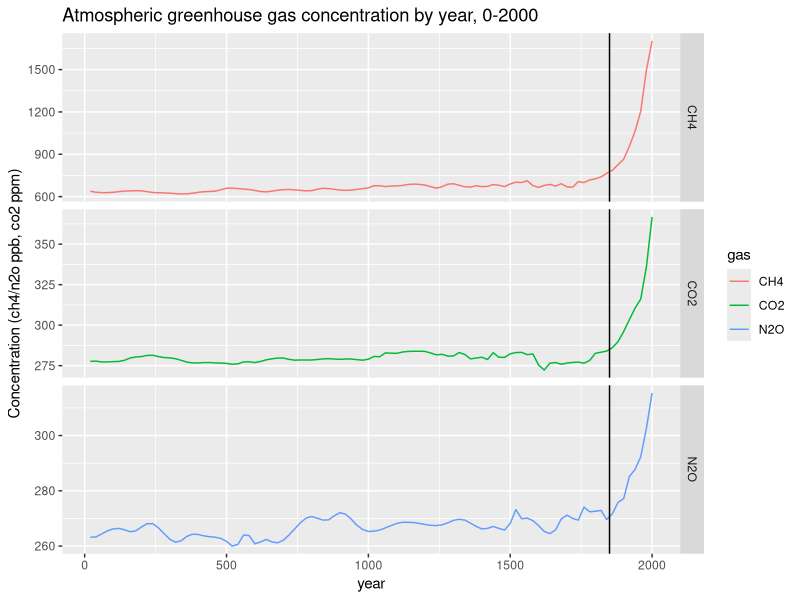
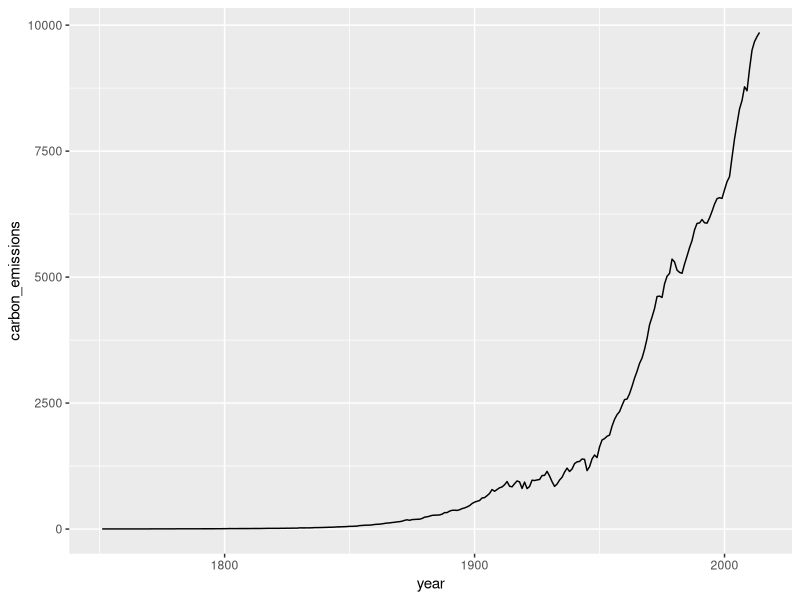
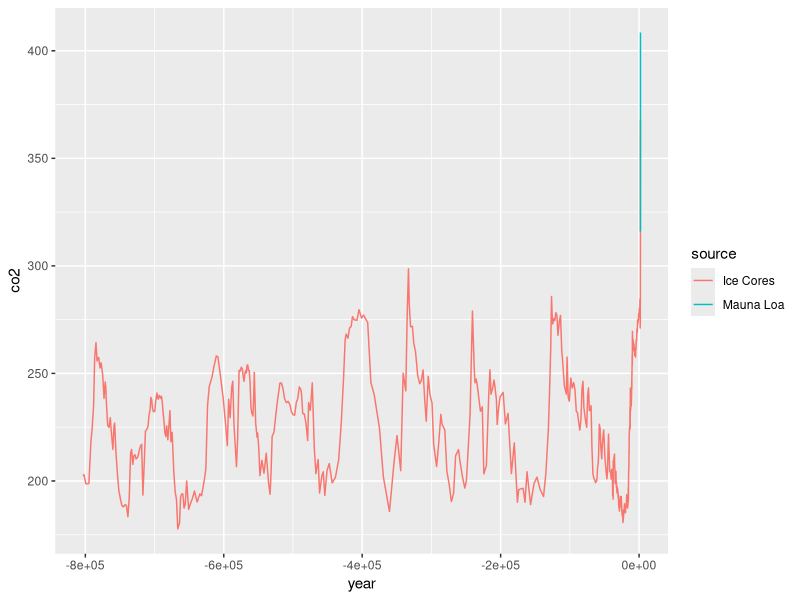
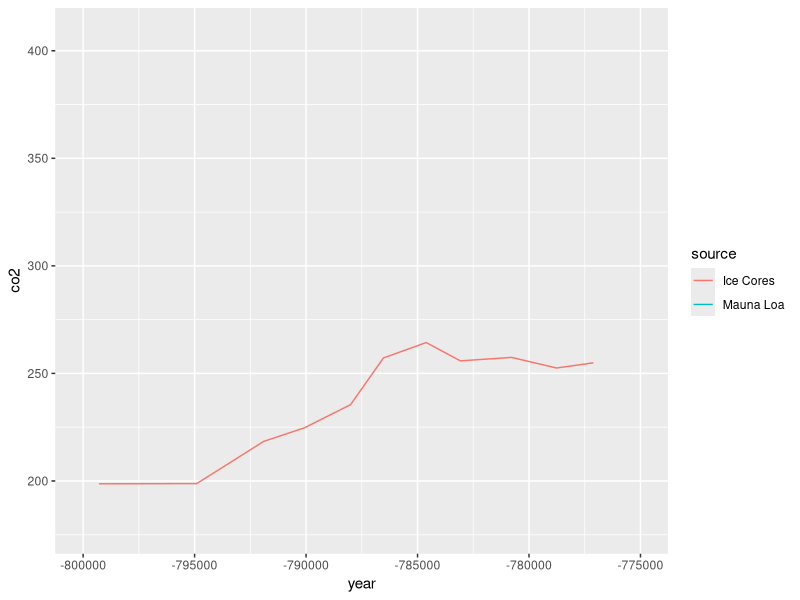
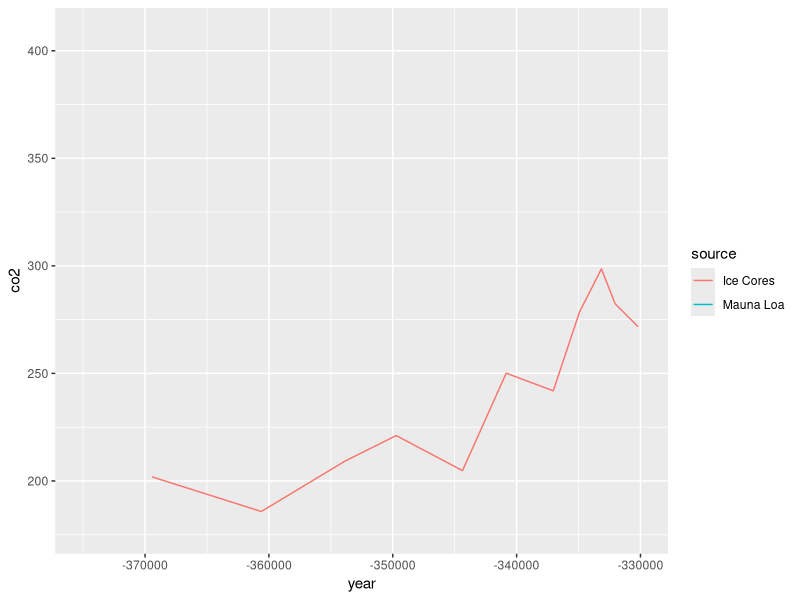
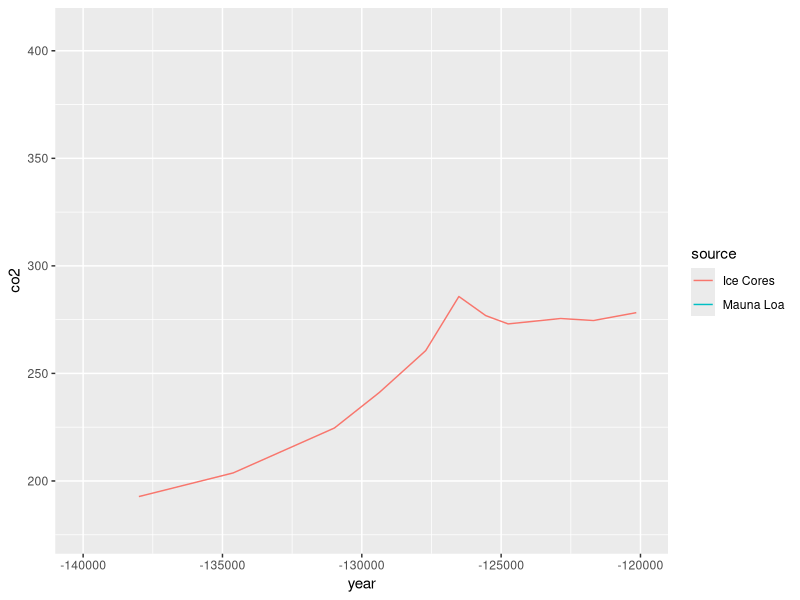
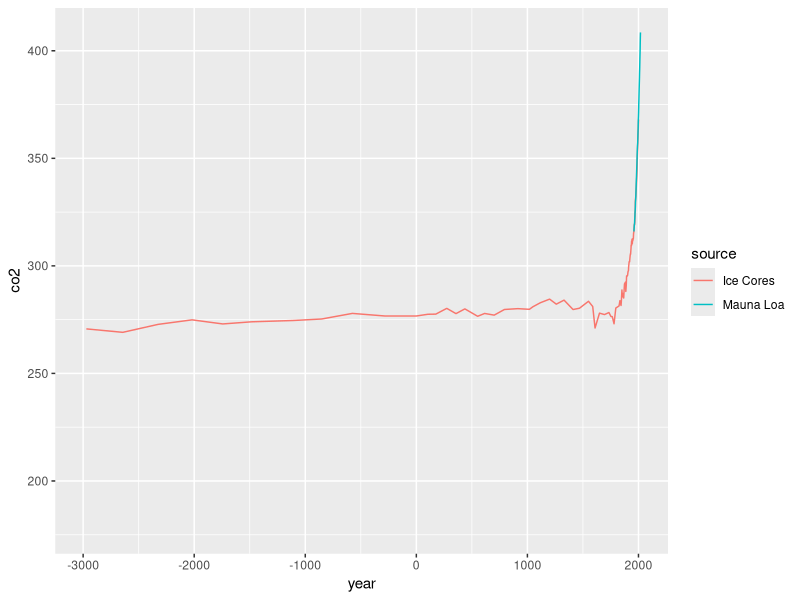

Source code (R) for these figures, in order:
library(tidyverse)
library(dslabs)
data(temp_carbon)
data(greenhouse_gases)
data(historic_co2)

#question 8

greenhouse_gases %>%
  ggplot(aes(year, concentration, col = gas)) +
  geom_line() +
  facet_grid(gas~., scales = "free") +
  geom_vline(aes(xintercept = 1850)) +
  ylab("Concentration (ch4/n2o ppb, co2 ppm)") +
  ggtitle("Atmospheric greenhouse gas concentration by year, 0-2000")



#question 9

#question 9-1:Which gas was stable at approximately 275 ppm/ppb until around 1850? - co2
#question 9-2:Which gas more than doubled in concentration since 1850? ch4
#question 9-3:Which gas decreased in concentration since 1850? none
#question 9-4:Which gas had the smallest magnitude change since 1850? n2o
#question 9-5:Which gas increased exponentially in concentration after 1850? all


#question 10

temp_carbon %>%
  filter(!is.na(carbon_emissions)) %>%
  ggplot(aes(year, carbon_emissions)) +
  geom_line() 

#Carbon emissions were essentially zero before 1850 and have increased exponentially since then.
#Carbon emissions in 2014 were about 4 times as large as 1960 emissions.
#Carbon emissions have doubled since the late 1970s.
#Carbon emissions change with the same trend as atmospheric greenhouse gas levels (co2, ch4, n2o)


#question 11

co2_time <- historic_co2 %>%
  filter(!is.na(co2)) %>%
  ggplot(aes(year, co2, col = source)) + 
  geom_line()

co2_time

#Modern co2 levels are higher than at any point in the last 800,000 years.
#There are natural cycles of co2 increase and decrease lasting 50,000-100,000 years per cycle.
#In most cases, it appears to take longer for co2 levels to decrease than to increase.



#question 12

co2_time <- historic_co2 %>%
  filter(!is.na(co2)) %>%
  ggplot(aes(year, co2, col = source)) + 
  geom_line() + 
  xlim(-800000, -775000)
co2_time
#Change the x-axis limits to -800,000 and -775,000. About how many years did it take for co2
#to rise from 200 ppmv to its peak near 275 ppmv? -> 10000 years

co2_time <- historic_co2 %>%
  filter(!is.na(co2)) %>%
  ggplot(aes(year, co2, col = source)) + 
  geom_line() + 
  xlim(-375000, -330000)
co2_time
#Change the x-axis limits to -375,000 and -330,000. About how many years did it
#take for co2 to rise from the minimum of 180 ppm to its peak of 300 ppmv? -> 25000 years

co2_time <- historic_co2 %>%
  filter(!is.na(co2)) %>%
  ggplot(aes(year, co2, col = source)) + 
  geom_line() + 
  xlim(-140000, -120000)
co2_time
#Change the x-axis limits to -140,000 and -120,000.
#About how many years did it take for co2 to rise from 200 ppmv to
#its peak near 280 ppmv?  -> 9000 years
  


co2_time <- historic_co2 %>%
  filter(!is.na(co2)) %>%
  ggplot(aes(year, co2, col = source)) + 
  geom_line() + 
  xlim(-3000, 2018)
co2_time
#Change the x-axis limits to -3000 and 2018 to investigate modern changes 
#in co2. About how many years did it take for co2 to rise from its stable level
#around 275 ppmv to the current level of over 400 ppmv? -> 250 years
